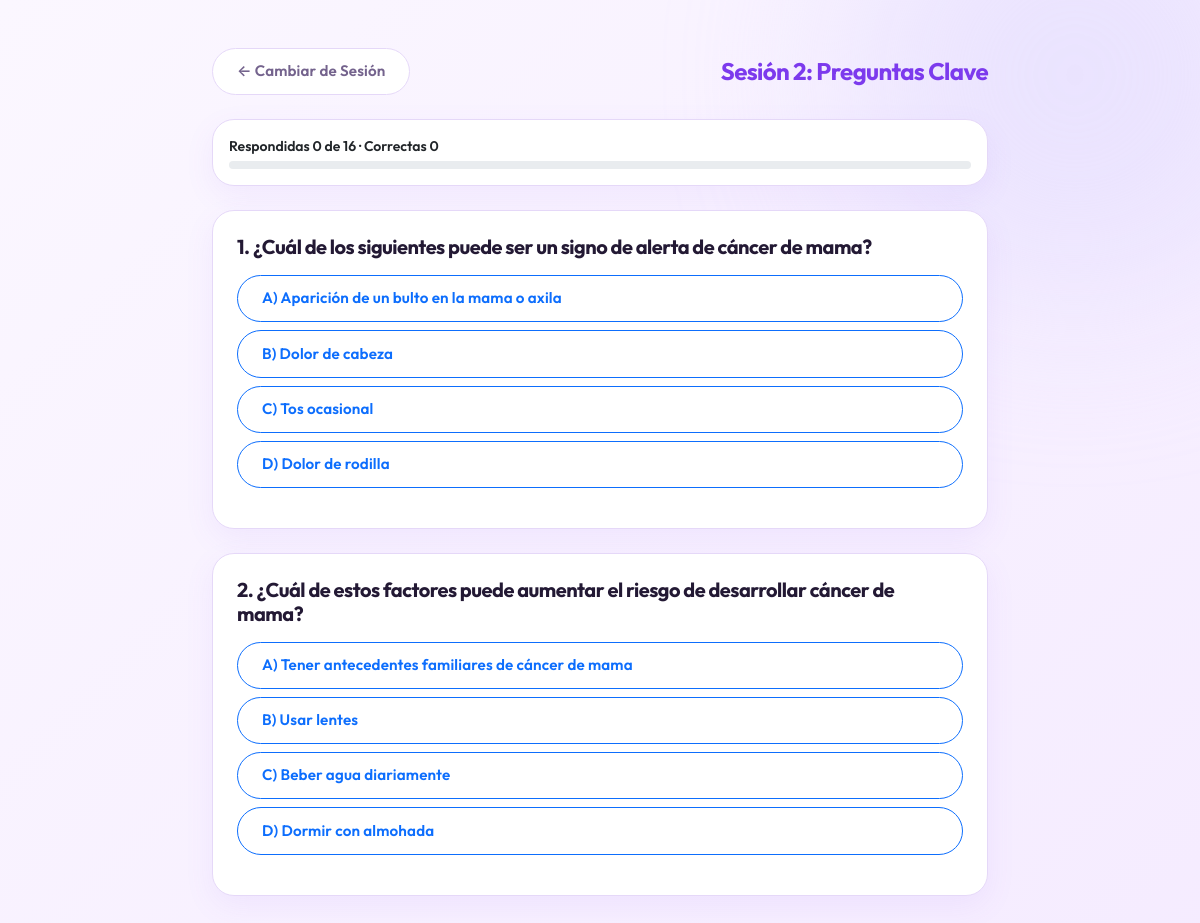
The page /educativo/sesion/S2/ (signed in) on the database its author committed.
### prevencion/models.py (models this page shows, shortened)
class PreguntaEducativa(models.Model):
    TIPO_SESION = [
        ('S1', 'Sesión 1: Mitos vs Realidades'),
        ('S2', 'Sesión 2: Preguntas Clave (Selección Múltiple)'),
        ('S3', 'Sesión 3: Verdadero o Falso'),
    ]
    sesion = models.CharField(max_length=2, choices=TIPO_SESION, verbose_name="Sesión")
    enunciado = models.TextField(verbose_name="Pregunta o Mito")
    respuesta_correcta = models.BooleanField(
        default=True,
        verbose_name="¿Es Verdadero/Realidad? (Solo Sesión 1 y 3)",
        help_text="Marcar para Verdadero/Realidad. Desmarcar para Falso/Mito."
    )
    explicacion_medica = models.TextField(
        help_text="Justificación redactada por el especialista",
        verbose_name="Explicación Médica"
    )
    fecha_creacion = models.DateTimeField(auto_now_add=True)
    class Meta:
        verbose_name = "Pregunta Educativa"
        verbose_name_plural = "Preguntas Educativas"

class OpcionRespuesta(models.Model):
    pregunta = models.ForeignKey(
        PreguntaEducativa,
        on_delete=models.CASCADE,
        related_name='opciones',
        verbose_name="Pregunta Asociada"
    )
    texto_opcion = models.CharField(max_length=255, verbose_name="Texto de la Opción")
    es_correcta = models.BooleanField(
        default=False,
        verbose_name="¿Es la respuesta correcta?"
    )
    class Meta:
        verbose_name = "Opción de Respuesta"
        verbose_name_plural = "Opciones de Respuesta"

### prevencion/views.py (the view)
# urls.py: path('educativo/sesion/<str:tipo_sesion>/', views.educativo_sesion, name='educativo_sesion'),
@login_required(login_url='iniciar_sesion')
def educativo_sesion(request, tipo_sesion):
    nombres_sesion = {
        'S1': 'Sesión 1: Mitos vs Realidades',
        'S2': 'Sesión 2: Preguntas Clave',
        'S3': 'Sesión 3: Verdadero o Falso',
    }
    preguntas = PreguntaEducativa.objects.filter(
        sesion=tipo_sesion
    ).prefetch_related(
        'opciones'
    )
    nombre = nombres_sesion.get(
        tipo_sesion,
        'Sesión Educativa'
    )
    context = {
        'preguntas': preguntas,
        'nombre_sesion': nombre,
        'codigo_sesion': tipo_sesion,
        'ids_preguntas': [pregunta.id for pregunta in preguntas],
    }
    return render(
        request,
        'prevencion/sesion_educativa.html',
        context
    )

### prevencion/templates/prevencion/sesion_educativa.html (shortened to what this page needs)
{% load static %}
<!DOCTYPE html>
<html lang="es">
<head>
    <link href="https://cdn.jsdelivr.net/npm/bootstrap@5.3.0/dist/css/bootstrap.min.css" rel="stylesheet">
    <link rel="stylesheet" href="{% static 'prevencion/css/estilos.css' %}">
</head>
<body class="bg-light py-5">
    <div class="container" style="max-width: 800px;">
        <div class="d-flex justify-content-between align-items-center mb-4">
            <a href="{% url 'educativo_menu' %}" class="btn btn-outline-secondary">← Cambiar de Sesión</a>
            <h4 class="text-primary fw-bold m-0">{{ nombre_sesion }}</h4>
        </div>
        {% if preguntas %}
            <div class="card border-0 shadow-sm mb-4" id="resumenSesion">
                <div class="card-body p-3">
                    <div class="d-flex flex-wrap align-items-center justify-content-between gap-2">
                        <div class="flex-grow-1">
                            <div class="small fw-semibold mb-1" id="resumenTexto">Respondidas 0 de {{ preguntas|length }}</div>
                            <div class="progress rounded-pill" style="height: 8px;">
                            </div>
                        </div>
                    </div>
                </div>
            </div>
            {% for p in preguntas %}
            <div class="card shadow-sm border-0 mb-4">
                <div class="card-body p-4">
                    <h5 class="fw-bold mb-3">{{ forloop.counter }}. {{ p.enunciado }}</h5>
                    {% if p.sesion == 'S2' %}
                        <div class="d-flex flex-column gap-2 mb-3">
                            {% for op in p.opciones.all %}
                                <button
                                    type="button"
                                    class="btn btn-outline-primary text-start px-3 py-2 w-100 btn-opcion-{{ p.id }}"
                                    data-pregunta="{{ p.id }}"
                                    data-opcion-id="{{ op.id }}"
                                    data-correcta="{{ op.es_correcta|lower }}"
                                    onclick="verificarOpcion(this)"
                                >
                                    {{ op.texto_opcion }}
                                </button>
                            {% empty %}
                                <div class="alert alert-warning py-2 small">
                                    Esta pregunta no tiene opciones registradas en la base de datos.
                                </div>
                            {% endfor %}
                        </div>
                    {% endif %}
                </div>
            </div>
            {% endfor %}
        {% else %}
            <div class="alert alert-warning text-center">
                Aún no hay preguntas cargadas en la base de datos para esta sesión.
                <br><small>Puedes agregarlas ingresando al <a href="/admin/" target="_blank">Panel de Administración</a>.</small>
            </div>
        {% endif %}
    </div>
</body>
</html>

### prevencion/static/prevencion/css/estilos.css (style rules this page uses)
:root { --purple-50: #f6f0fd; --purple-100: #eee2fc; --purple-200: #e0ccfa; --purple-300: #c9a7f5; --purple-400: #ad7cee; --purple-500: #8b5cf6; --purple-600: #7c3aed; --purple-700: #5b21b6; --primary-color: var(--purple-500); --primary-hover: var(--purple-600); --bg-light: var(--purple-50); --surface-color: #ffffff; --text-dark: #231934; --text-muted: #74638d; --border-color: #e5d8f8; --radius-lg: 22px; --radius-md: 14px; --shadow-soft: 0 10px 30px rgba(139, 92, 246, 0.08); --shadow-hover: 0 16px 36px rgba(124, 58, 237, 0.16); --transition: all 0.3s cubic-bezier(0.22, 1, 0.36, 1); --gradient-brand: linear-gradient(135deg, #a78bfa 0%, #7c3aed 100%); --gradient-brand-hover: linear-gradient(135deg, #8b5cf6 0%, #6d28d9 100%); --gradient-bg: linear-gradient(135deg, #fbf7ff 0%, #f3e8ff 40%, #e9d5ff 100%); }
html { scroll-behavior: smooth; overflow-x: hidden; max-width: 100%; touch-action: pan-y; }
body { background: var(--gradient-bg) !important; background-attachment: fixed !important; color: var(--text-dark) !important; font-family: 'Outfit', -apple-system, BlinkMacSystemFont, "Segoe UI", Roboto, sans-serif !important; -webkit-font-smoothing: antialiased; min-height: 100vh; width: 100%; max-width: 100%; position: relative; overflow-x: hidden; touch-action: pan-y; }
body::before, body::after { content: ""; position: fixed; z-index: -1; border-radius: 50%; filter: blur(90px); opacity: 0.5; pointer-events: none; }
body::before { width: 450px; height: 450px; background: #ddd6fe; top: -150px; right: -100px; animation: floatBlob 14s ease-in-out infinite; }
body::after { width: 500px; height: 500px; background: #c084fc; bottom: -180px; left: -150px; opacity: 0.35; animation: floatBlob 16s ease-in-out infinite reverse; }
h1, h2, h3, h4, h5, h6 { color: var(--text-dark); letter-spacing: -0.025em; font-weight: 700; }
.text-primary { color: var(--purple-600) !important; }
.card, .card-session { background: var(--surface-color) !important; border: 1px solid var(--border-color) !important; border-radius: var(--radius-lg) !important; box-shadow: var(--shadow-soft) !important; transition: var(--transition) !important; position: relative; overflow: hidden; }
.card::before, .card-session::before { content: ""; position: absolute; inset: 0 0 auto 0; height: 4px; background: var(--gradient-brand); transform: scaleX(0); transform-origin: left; transition: transform 0.4s ease; }
.reveal-on-scroll { opacity: 0; transform: translateY(24px); transition: opacity 0.6s ease, transform 0.6s cubic-bezier(0.22, 1, 0.36, 1); }
.reveal-on-scroll.is-visible { opacity: 1; transform: translateY(0); }
.btn { border-radius: 50px !important; padding: 0.7rem 1.5rem !important; font-weight: 600 !important; font-size: 0.95rem !important; transition: var(--transition) !important; letter-spacing: 0.01em; position: relative; overflow: hidden; isolation: isolate; }
.btn-outline-secondary { color: var(--text-muted) !important; border: 1.5px solid var(--border-color) !important; background-color: var(--surface-color) !important; }

### rows shown on the page
PreguntaEducativa: enunciado "¿Cuál de los siguientes puede ser un signo de alerta de cáncer de mama?"
OpcionRespuesta: texto_opcion "A) Aparición de un bulto en la mama o axila"
OpcionRespuesta: texto_opcion "B) Dolor de cabeza"
OpcionRespuesta: texto_opcion "C) Tos ocasional"
OpcionRespuesta: texto_opcion "D) Dolor de rodilla"
PreguntaEducativa: enunciado "¿Cuál de estos factores puede aumentar el riesgo de desarrollar cáncer de mama?"
OpcionRespuesta: texto_opcion "A) Tener antecedentes familiares de cáncer de mama"
OpcionRespuesta: texto_opcion "B) Usar lentes"
OpcionRespuesta: texto_opcion "C) Beber agua diariamente"
OpcionRespuesta: texto_opcion "D) Dormir con almohada"

### other values the page prints
{{ nombre_sesion }} "Sesión 2: Preguntas Clave"
